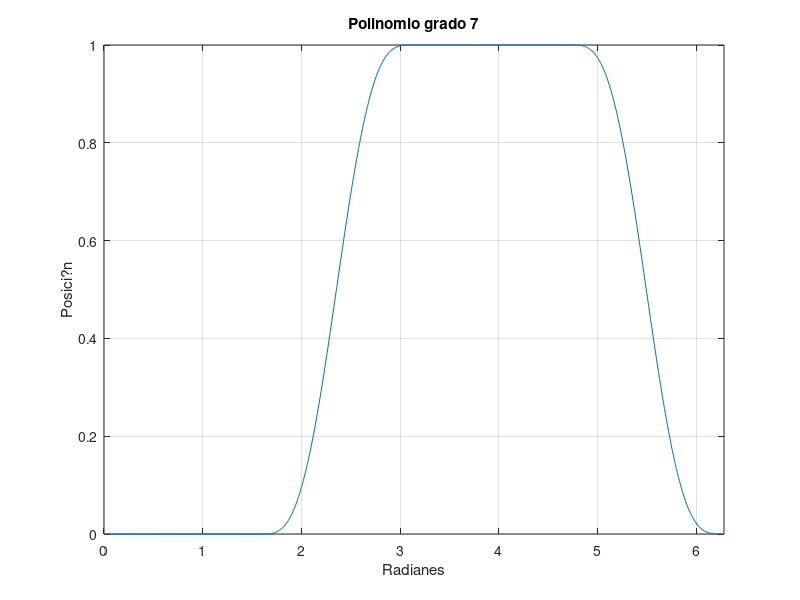
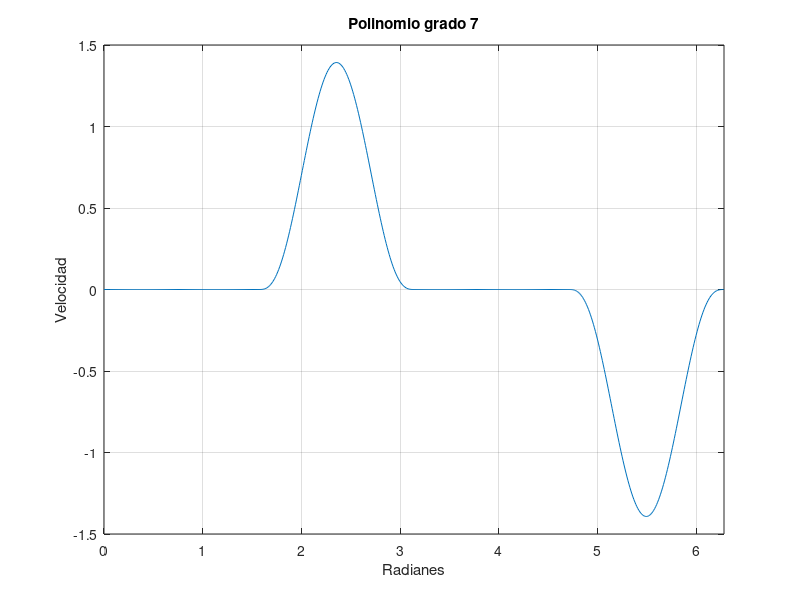
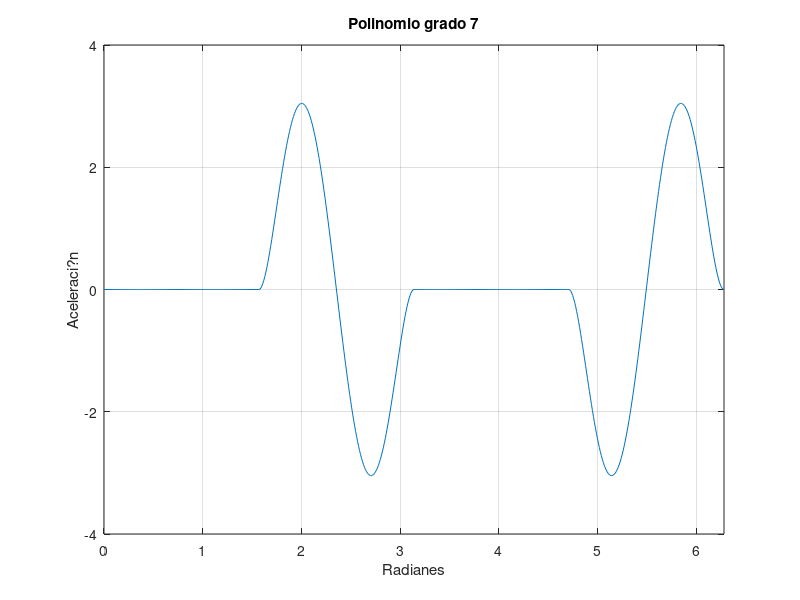
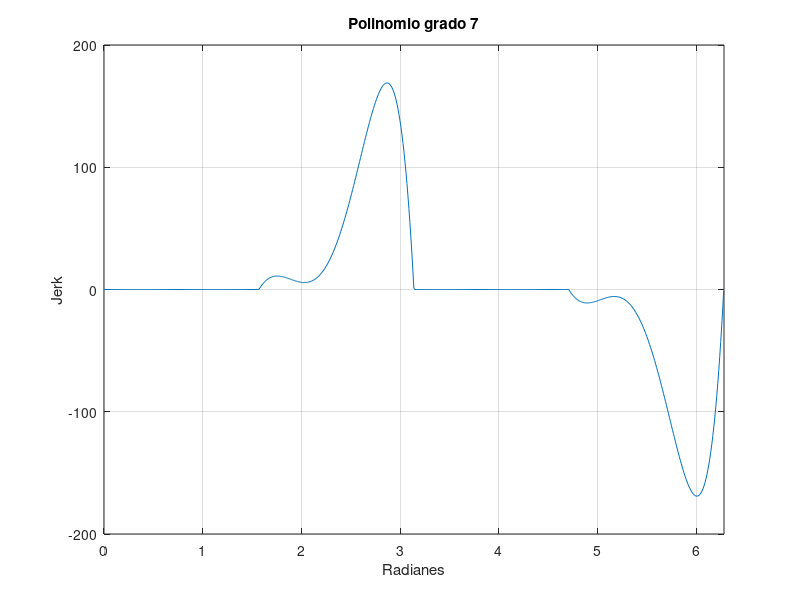

These figures' MATLAB source, in order:
clc
clear all
close all
%% Polinomio grado 7:
h = 1;
b = pi/2;
t = 0:0.01:b;
n = length(t);
%% Fase plana bajo:
s1 = 0*ones(1,n);
v1 = 0*s1;
a1 = v1;
j1 = a1;
%% Fase de subida:
s2 = 35*(t/b).^4 - 84*(t/b).^5 + 70*(t/b).^6 - 20*(t/b).^7;
v2 = (1/b)*( 140*(t/b).^3 - 420*(t/b).^4 + 420*(t/b).^5 - 140*(t/b).^6 );
a2 = (1/b^2)*( 420*(t/b).^2 - 1680*(t/b).^3 + 2100*(t/b).^4 - 840*(t/b).^5 );
j2 = (1/b^3)*( 840*(t/b) - 5040*(t/b).^2 + 8400*(t/b).^3 - 4200*(t/b).^6 );
%% Fase plana arriba:
s3 = h*ones(1,n);
v3 = v1;
a3 = v1;
j3 = v1;
%% Fase de bajada:
s4 = h - s2;
v4 = - v2;
a4 = - a2;
j4 = - j2;
%% Resultado total:
T = 0:0.01:4*b;
S = [s1,s2(2:n),s3(2:n),s4(2:n)];
V = [v1,v2(2:n),v3(2:n),v4(2:n)];
A = [a1,a2(2:n),a3(2:n),a4(2:n)];
J = [j1,j2(2:n),j3(2:n),j4(2:n)];
%% Grafica:
figure
plot(T,S)
title('Polinomio grado 7')
ylabel('Posici?n')
xlabel('Radianes')
xlim([0,2*pi])
grid on
figure
plot(T,V)
title('Polinomio grado 7')
ylabel('Velocidad')
xlabel('Radianes')
xlim([0,2*pi])
grid on
figure
plot(T,A)
title('Polinomio grado 7')
ylabel('Aceleraci?n')
xlabel('Radianes')
xlim([0,2*pi])
grid on
figure
plot(T,J)
title('Polinomio grado 7')
ylabel('Jerk')
xlabel('Radianes')
xlim([0,2*pi])
grid on